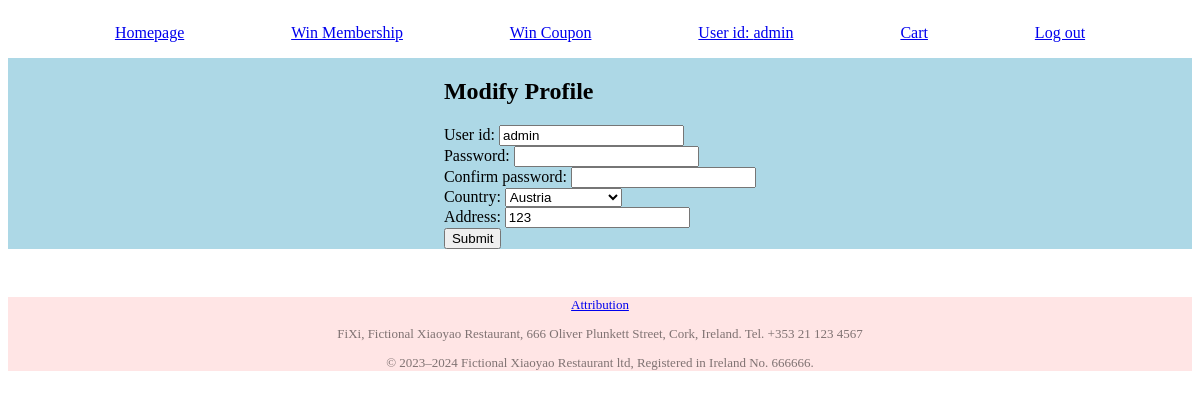
Screenshot of /change_profile (signed in) with the database file from the repository.
### tables this page shows
CREATE TABLE users
(
    real_user_id INTEGER PRIMARY KEY AUTOINCREMENT,
    user_id TEXT, 
    password TEXT NOT NULL,
    country TEXT,
    address TEXT,
    is_member INTEGER,
    is_admin INTEGER,
    failed_day DATE

);

### app.py (the view, shortened to what this page needs)
@app.route("/change_profile", methods= ["GET", "POST"])
@login_required
def change_profile():
    form=RegistrationForm()
    form.country.choices=getChoices()
    user_id=session["user_id"]
    db = get_db()
    user = db.execute("""SELECT * FROM users WHERE user_id = ?;""", (user_id,)).fetchone()
    if request.method == "GET":
        form.user_id.data=user["user_id"]
        form.address.data=user["address"]
        form.country.default=user["country"]
    return render_template("change_profile.html",form=form)

### forms.py
class RegistrationForm(FlaskForm):
    user_id = StringField("User id:", validators= [InputRequired()])
    password = PasswordField("Password:", validators= [InputRequired()])
    password2 = PasswordField("Confirm password:",
                              validators= [InputRequired(), EqualTo("password")])
    address = StringField("Address:", validators= [InputRequired()])
    country = SelectField("Country:",choices=["Netherlands","Ireland"])
    submit = SubmitField("Submit")

### app.py (called while the page is built)
def getChoices():
    db = get_db()
    listOfCountry=db.execute("""SELECT DISTINCT country FROM winners ORDER BY country""").fetchall()
    choices=[]
    for dicLine in listOfCountry:
        choices.append(dicLine["country"])
    return choices

@app.before_request#This decorator registers a function to run before each request in your Flask application.
def load_logged_in_user():
    g.user = session.get("user_id", None)#Attempts to retrieve "user_id" from the Flask session. If not found, None is used. The result is stored in g.user, making it accessible app-wide during the request.
    if "cart" in session:
        g.sum_quantity = calculate_cart_sum_quantity(session["cart"])
    g.is_admin = session.get("is_admin", None)

### database.py (called while the page is built)
def get_db():
    if "db" not in g:
        g.db = sqlite3.connect(DATABASE,
            detect_types=sqlite3.PARSE_DECLTYPES
        )
        g.db.row_factory = sqlite3.Row
    return g.db

### templates/change_profile.html (shortened to what this page needs)
{% extends "base.html" %}
{% block main_content %}
<section>
    <h1>Modify Profile</h1>
    <form action="" method="post" novalidate>
        {{ form.user_id.label }}
        {{ form.user_id() }}
        <br />
        {{ form.password.label }}
        {{ form.password () }}
        <br />
        {{ form.password2.label }}
        {{ form.password2() }}
        <br />
        {{ form.country.label }}
        {{ form.country()}}
        <br/>
        {{ form.address.label }}
        {{ form.address()}}
        <br/>
        {{ form.submit() }}
    </form>
</section>
{% endblock %}

### templates/base.html (shortened to what this page needs)
<!DOCTYPE html>
<html lang="en">
<head>
    <link rel="stylesheet" href="../static/homepage.css">
</head>
<body>
    <header>
    <p><a href="{{url_for('homepage')}}">Homepage</a></p>
    <p><a href="{{url_for('whurdle')}}">Win Membership</a></p>
    <p><a href="{{url_for('rps15')}}">Win Coupon</a></p>
        {% if g.user %}
            <p><a href="{{url_for('profile')}}">User id: {{ g.user }}</a></p>
            <p><a href="{{url_for('cart')}}">Cart{% if g.sum_quantity %}({{g.sum_quantity}}){% endif %}</a></p>
            <p><a href="{{url_for('logout')}}">Log out</a></p>
        {% else %}
            <p><a href="{{url_for('register')}}">Register</a></p>
            <p><a href="{{url_for('login')}}">Login</a></p>
        {% endif %}
    </header>
    <main>
    {% block main_content %}{% endblock %}
    </main>
    <footer>
        <p><a href="{{url_for('attribution')}}">Attribution</a></p>
        <p>FiXi, Fictional Xiaoyao Restaurant, 666 Oliver Plunkett Street, Cork, Ireland. Tel. +353 21 123 4567 </p>
        <p>© 2023–2024 Fictional Xiaoyao Restaurant ltd, Registered in Ireland No. 666666.</p>
    </footer>
</body>
</html>

### static/homepage.css (style rules this page uses)
header { display: flex; justify-content: space-evenly; }
main { margin-left: auto; margin-right: auto; margin-bottom: 3em; display: flex; justify-content: center; background-color: lightblue; }
footer { text-align: center; font-size: small; background-color: rgb(255 0 0/0.1); color:rgb(0 0 0/0.5) ; }

### rows the page displays
users: user "admin", user_id "admin", country "Austria", address "123"
